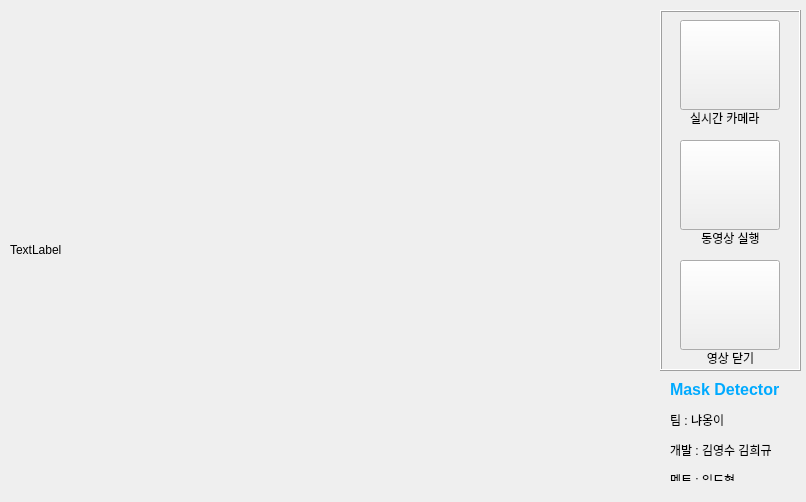
<?xml version="1.0" encoding="UTF-8"?>
<ui version="4.0">
 <class>MainWindow</class>
 <widget class="QMainWindow" name="MainWindow">
  <property name="windowModality">
   <enum>Qt::NonModal</enum>
  </property>
  <property name="geometry">
   <rect>
    <x>0</x>
    <y>0</y>
    <width>806</width>
    <height>502</height>
   </rect>
  </property>
  <property name="windowTitle">
   <string>Mask Detector for 해커톤</string>
  </property>
  <property name="autoFillBackground">
   <bool>false</bool>
  </property>
  <widget class="QWidget" name="centralwidget">
   <widget class="QLabel" name="lbl_img">
    <property name="geometry">
     <rect>
      <x>10</x>
      <y>10</y>
      <width>640</width>
      <height>480</height>
     </rect>
    </property>
    <property name="text">
     <string>TextLabel</string>
    </property>
   </widget>
   <widget class="QLabel" name="label">
    <property name="geometry">
     <rect>
      <x>670</x>
      <y>380</y>
      <width>131</width>
      <height>101</height>
     </rect>
    </property>
    <property name="text">
     <string>&lt;html&gt;&lt;head/&gt;&lt;body&gt;&lt;p&gt;&lt;span style=&quot; font-size:12pt; font-weight:600; color:#00aaff;&quot;&gt;Mask Detector&lt;/span&gt;&lt;/p&gt;&lt;p&gt;팀 : 냐옹이&lt;/p&gt;&lt;p&gt;개발 : 김영수 김희규&lt;/p&gt;&lt;p&gt;멘토 : 임도형&lt;/p&gt;&lt;/body&gt;&lt;/html&gt;</string>
    </property>
   </widget>
   <widget class="QFrame" name="frame">
    <property name="geometry">
     <rect>
      <x>660</x>
      <y>10</y>
      <width>141</width>
      <height>361</height>
     </rect>
    </property>
    <property name="frameShape">
     <enum>QFrame::Box</enum>
    </property>
    <property name="frameShadow">
     <enum>QFrame::Raised</enum>
    </property>
    <widget class="QPushButton" name="btn_camera">
     <property name="geometry">
      <rect>
       <x>20</x>
       <y>10</y>
       <width>100</width>
       <height>90</height>
      </rect>
     </property>
     <property name="toolTip">
      <string extracomment="실시간 카메라 탐지"/>
     </property>
     <property name="text">
      <string/>
     </property>
     <property name="icon">
      <iconset>
       <normaloff>resource/UI/camerabutton.png</normaloff>resource/UI/camerabutton.png</iconset>
     </property>
     <property name="iconSize">
      <size>
       <width>96</width>
       <height>96</height>
      </size>
     </property>
    </widget>
    <widget class="QPushButton" name="btn_av">
     <property name="geometry">
      <rect>
       <x>20</x>
       <y>130</y>
       <width>100</width>
       <height>90</height>
      </rect>
     </property>
     <property name="toolTip">
      <string extracomment="동영상 탐지"/>
     </property>
     <property name="text">
      <string/>
     </property>
     <property name="icon">
      <iconset>
       <normaloff>resource/UI/videobutton.png</normaloff>resource/UI/videobutton.png</iconset>
     </property>
     <property name="iconSize">
      <size>
       <width>96</width>
       <height>96</height>
      </size>
     </property>
    </widget>
    <widget class="QPushButton" name="btn_close">
     <property name="geometry">
      <rect>
       <x>20</x>
       <y>250</y>
       <width>100</width>
       <height>90</height>
      </rect>
     </property>
     <property name="toolTip">
      <string extracomment="영상 닫기"/>
     </property>
     <property name="text">
      <string/>
     </property>
     <property name="icon">
      <iconset>
       <normaloff>resource/UI/closebutton.png</normaloff>resource/UI/closebutton.png</iconset>
     </property>
     <property name="iconSize">
      <size>
       <width>96</width>
       <height>96</height>
      </size>
     </property>
    </widget>
    <widget class="QLabel" name="label_2">
     <property name="geometry">
      <rect>
       <x>30</x>
       <y>100</y>
       <width>81</width>
       <height>16</height>
      </rect>
     </property>
     <property name="text">
      <string>실시간 카메라</string>
     </property>
    </widget>
    <widget class="QLabel" name="label_3">
     <property name="geometry">
      <rect>
       <x>30</x>
       <y>220</y>
       <width>81</width>
       <height>16</height>
      </rect>
     </property>
     <property name="text">
      <string>동영상 실행</string>
     </property>
     <property name="alignment">
      <set>Qt::AlignCenter</set>
     </property>
    </widget>
    <widget class="QLabel" name="label_4">
     <property name="geometry">
      <rect>
       <x>30</x>
       <y>340</y>
       <width>81</width>
       <height>16</height>
      </rect>
     </property>
     <property name="text">
      <string>영상 닫기</string>
     </property>
     <property name="alignment">
      <set>Qt::AlignCenter</set>
     </property>
    </widget>
   </widget>
  </widget>
  <action name="action11111">
   <property name="text">
    <string>11111</string>
   </property>
  </action>
  <action name="action222222">
   <property name="text">
    <string>222222</string>
   </property>
  </action>
  <action name="action33333">
   <property name="text">
    <string>33333</string>
   </property>
  </action>
 </widget>
 <resources/>
 <connections/>
</ui>
